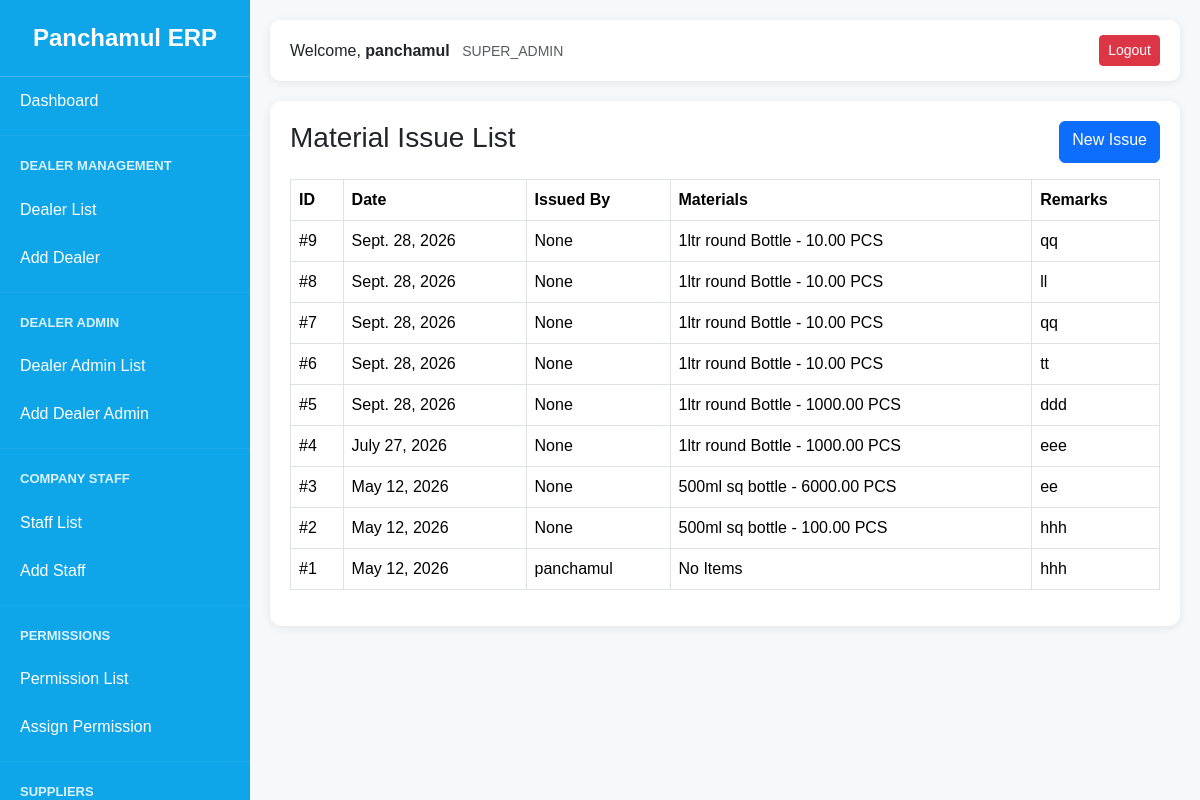
/inventory/issues/ (signed in), run on the app's committed database.
### accounts/models.py (models this page shows)
class User(AbstractUser):
    ROLE_CHOICES = (
        ('SUPER_ADMIN', 'Super Admin'),
        ('COMPANY_STAFF', 'Company Staff'),
        ('DEALER_ADMIN', 'Dealer Admin'),
        ('DEALER_STAFF', 'Dealer Staff'),
    )
    role = models.CharField(
        max_length=20,
        choices=ROLE_CHOICES
    )
    phone = models.CharField(
        max_length=20,
        blank=True,
        null=True
    )
    is_active_user = models.BooleanField(
        default=True
    )
    def __str__(self):
        return self.username

### inventory/models.py (models this page shows, shortened)
class MaterialIssue(models.Model):
    issue_date = models.DateField()
    remarks = models.TextField(
        blank=True,
        null=True
    )
    issued_by = models.ForeignKey(
        'accounts.User',
        on_delete=models.SET_NULL,
        null=True
    )
    created_at = models.DateTimeField(
        auto_now_add=True
    )

class MaterialIssueItem(models.Model):
    issue = models.ForeignKey(
        MaterialIssue,
        on_delete=models.CASCADE,
        related_name='items'
    )
    raw_material = models.ForeignKey(
        RawMaterial,
        on_delete=models.CASCADE
    )
    quantity = models.DecimalField(
        max_digits=12,
        decimal_places=2
    )

class RawMaterial(models.Model):
    UNIT_CHOICES = (
        ('PCS', 'Pieces'),
        ('KG', 'Kilogram'),
        ('ROLL', 'Roll'),
        ('LTR', 'Liter'),
    )
    name = models.CharField(
        max_length=200
    )
    unit = models.CharField(
        max_length=20,
        choices=UNIT_CHOICES
    )
    current_stock = models.DecimalField(
        max_digits=12,
        decimal_places=2,
        default=0
    )
    minimum_stock = models.DecimalField(
        max_digits=12,
        decimal_places=2,
        default=0
    )
    is_active = models.BooleanField(
        default=True
    )
    created_at = models.DateTimeField(
        auto_now_add=True
    )

### inventory/views.py (the view)
def issue_list(request):
    issues = MaterialIssue.objects.prefetch_related(
        'items',
        'items__raw_material'
    ).order_by('-id')
    return render(
        request,
        'inventory/issue_list.html',
        {
            'issues': issues
        }
    )

### accounts/context_processors.py (called while the page is built)
def user_permissions(request):
    permissions = {}
    if request.user.is_authenticated:
        perms = ModulePermission.objects.filter(
            user=request.user
        )
        for p in perms:
            permissions[p.module] = p
    return {
        'user_permissions': permissions
    }

### templates/inventory/issue_list.html
{% extends 'dashboard/base.html' %}
{% block content %}
<div class="card-box">
    <div class="d-flex justify-content-between mb-3">
        <h3>Material Issue List</h3>
        <a href="{% url 'issue_create' %}"
           class="btn btn-primary">
            New Issue
        </a>
    </div>
    <table class="table table-bordered">
        <thead>
            <tr>
                <th>ID</th>
                <th>Date</th>
                <th>Issued By</th>
                <th>Materials</th>
                <th>Remarks</th>
            </tr>
        </thead>
        <tbody>
            {% for issue in issues %}
            <tr>
                <td>
                    #{{ issue.id }}
                </td>
                <td>
                    {{ issue.issue_date }}
                </td>
                <td>
                    {{ issue.issued_by }}
                </td>
                <td>
                    {% for item in issue.items.all %}
                        <div>
                            {{ item.raw_material.name }}
                            -
                            {{ item.quantity }}
                            {{ item.raw_material.unit }}
                        </div>
                    {% empty %}
                        No Items
                    {% endfor %}
                </td>
                <td>
                    {{ issue.remarks }}
                </td>
            </tr>
            {% empty %}
            <tr>
                <td colspan="5" class="text-center">
                    No Material Issues Found
                </td>
            </tr>
            {% endfor %}
        </tbody>
    </table>
</div>
{% endblock %}

### templates/dashboard/base.html (shortened to what this page needs)
<!DOCTYPE html>
<html lang="en">
<head>
    <link href="https://cdn.jsdelivr.net/npm/bootstrap@5.3.3/dist/css/bootstrap.min.css"
          rel="stylesheet">
</head>
<body>
<div class="sidebar" id="sidebar">
    <div class="logo">
        Panchamul ERP
    </div>
    {% if request.user.role == 'SUPER_ADMIN' %}
        <a href="{% url 'super_dashboard' %}">
            Dashboard
        </a>
    {% else %}
        <a href="{% url 'staff_dashboard' %}">
            Dashboard
        </a>
    {% endif %}
    {% if request.user.role == 'SUPER_ADMIN' or user_permissions.DEALER.can_view %}
    <hr>
    <div class="menu-title">
        Dealer Management
    </div>
    <a href="{% url 'dealer_list' %}">
        Dealer List
    </a>
    {% if request.user.role == 'SUPER_ADMIN' or user_permissions.DEALER.can_add %}
    <a href="{% url 'dealer_create' %}">
        Add Dealer
    </a>
    {% endif %}
    {% endif %}
    {% if request.user.role == 'SUPER_ADMIN' %}
    <hr>
    <div class="menu-title">
        Dealer Admin
    </div>
    <a href="{% url 'dealer_admin_list' %}">
        Dealer Admin List
    </a>
    <a href="{% url 'dealer_admin_create' %}">
        Add Dealer Admin
    </a>
    {% endif %}
    {% if request.user.role == 'SUPER_ADMIN' %}
    <hr>
    <div class="menu-title">
        Company Staff
    </div>
    <a href="{% url 'staff_list' %}">
        Staff List
    </a>
    <a href="{% url 'staff_create' %}">
        Add Staff
    </a>
    {% endif %}
    {% if request.user.role == 'SUPER_ADMIN' %}
    <hr>
    <div class="menu-title">
        Permissions
    </div>
    <a href="{% url 'permission_list' %}">
        Permission List
    </a>
    <a href="{% url 'permission_assign' %}">
        Assign Permission
    </a>
    {% endif %}
    {% if request.user.role == 'SUPER_ADMIN' or can_product %}
    <hr>
    <div class="menu-title">
        Suppliers
    </div>
    {% endif %}
</div>
<div class="content">
    <div class="topbar d-flex justify-content-between align-items-center">
        <div>
            Welcome,
            <strong>
                {{ request.user.username }}
            </strong>
            <small class="text-muted ms-2">
                {{ request.user.role }}
            </small>
        </div>
        <div>
            <a href="{% url 'logout' %}"
               class="btn btn-danger btn-sm">
                Logout
            </a>
        </div>
    </div>
    {% block content %}
    {% endblock %}
</div>
</body>
</html>

### templates/dashboard/base.html (style rules this page uses)
body { margin:0; background:#f5f9fc; font-family: Arial, sans-serif; }
.sidebar { width:250px; height:100vh; position:fixed; top:0; left:0; background:#0EA5E9; color:white; overflow-y:auto; }
.logo { text-align:center; padding:20px; font-size:24px; font-weight:bold; border-bottom:1px solid rgba(255,255,255,.2); }
.menu-title { padding:10px 20px; font-size:13px; font-weight:bold; text-transform:uppercase; opacity:.85; }
.sidebar a { display:block; padding:12px 20px; color:white; text-decoration:none; transition:.3s; }
.content { margin-left:250px; padding:20px; }
.topbar { background:white; padding:15px 20px; border-radius:10px; box-shadow:0 2px 10px rgba(0,0,0,.08); margin-bottom:20px; }
.card-box { background:white; padding:20px; border-radius:12px; box-shadow:0 2px 10px rgba(0,0,0,.08); margin-bottom:20px; }
hr { margin:10px 0; border-color:rgba(255,255,255,.2); }

### data on the page
User: user.username "panchamul", user.role "SUPER_ADMIN"
MaterialIssue: id "9", issue_date "Sept. 28, 2026", issued_by "None", remarks "qq"
MaterialIssueItem: raw_material.name "1ltr round Bottle", quantity "10.00", raw_material.unit "PCS"
MaterialIssue: id "8", issue_date "Sept. 28, 2026", issued_by "None", remarks "ll"
MaterialIssueItem: raw_material.name "1ltr round Bottle", quantity "10.00", raw_material.unit "PCS"
MaterialIssue: id "7", issue_date "Sept. 28, 2026", issued_by "None", remarks "qq"
MaterialIssueItem: raw_material.name "1ltr round Bottle", quantity "10.00", raw_material.unit "PCS"
MaterialIssue: id "6", issue_date "Sept. 28, 2026", issued_by "None", remarks "tt"
MaterialIssueItem: raw_material.name "1ltr round Bottle", quantity "10.00", raw_material.unit "PCS"
MaterialIssue: id "5", issue_date "Sept. 28, 2026", issued_by "None", remarks "ddd"
MaterialIssueItem: raw_material.name "1ltr round Bottle", quantity "1000.00", raw_material.unit "PCS"
MaterialIssue: id "4", issue_date "July 27, 2026", issued_by "None", remarks "eee"
MaterialIssueItem: raw_material.name "1ltr round Bottle", quantity "1000.00", raw_material.unit "PCS"
MaterialIssue: id "3", issue_date "May 12, 2026", issued_by "None", remarks "ee"
MaterialIssueItem: raw_material.name "500ml sq bottle", quantity "6000.00", raw_material.unit "PCS"
MaterialIssue: id "2", issue_date "May 12, 2026", issued_by "None", remarks "hhh"
MaterialIssueItem: raw_material.name "500ml sq bottle", quantity "100.00", raw_material.unit "PCS"
MaterialIssue: id "1", issue_date "May 12, 2026", issued_by "panchamul", remarks "hhh"
